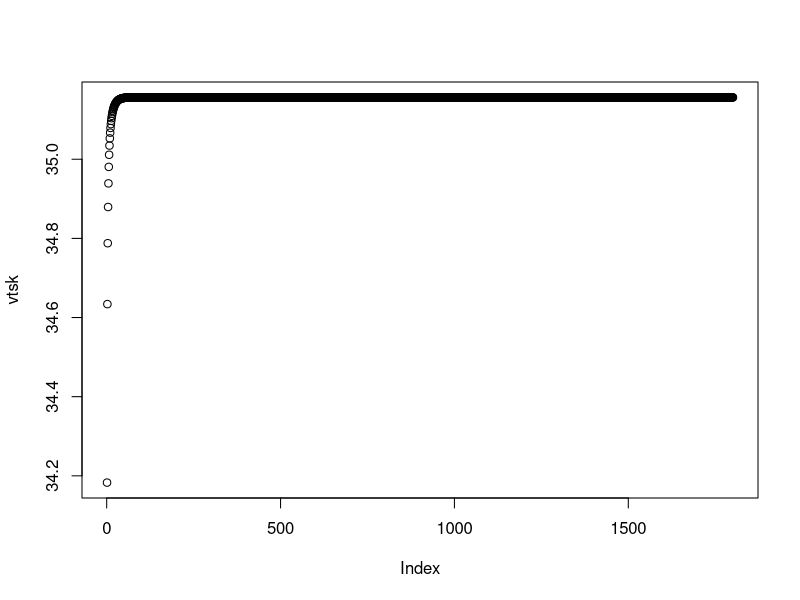

Recreate this plot in R.
svp <- function (x){    #function to convert saturation vapour pressure units
    svp = 6.11*10^((7.5*x)/(237.7+x))    #saturation vapour pressure (hpa)
    svp_m = 0.750061683 * svp             #svp in  mmhg
    return (svp_m)
}

sub <- function(){

    # Initial temperatures
    tcl = 34        # T of clothes
    tr = 58         # Tmrt
    rh = 0.6
    tcr = 36.9
    tsk = 34
    ta = 28
    ttsk = 33.7     # setpoint tsk
    ttcr = 36.8     # setpoint tcr
    ttbm = 36
    pa = 2.25       # mmHg vapour pressure
    tclold = tcl       #initialization

    # Clothing related
    chclo = 0.57    # pants + t-shirt
    facl = 1.0      # surface enlargement?

    chc = 4.0

    # Vascular
    skbf = 6.3
    skbfl = 90 # L/m2/hr

    # Sweat
    regswl = 500
    csw = 170 # g/m2/hr
    cdil = 200 #litres/(m2/h/K)
    cstr = 0.1

    # Metabolism and activity
    act = 58.2
    rm = 58.2
    me = 0.2
    wk = 0.2 * rm

    # Body metrics
    ht = 1.81
    wt = 70
    adu = 1.8
    alpha = 0.044 + 0.35/ (skbf-0.1386)

    esk = 1
    bz = 0.1

    # Time
    time = 0.0      # init
    exp_time = 30.0 # mins
    interval = 1   # seconds
    steps = exp_time*60/interval

    # Variable vectors
    vtsk = c()
    vtcr = c()

    while (time < 1.0){
        dtim = 1.0 / steps
        time = time + dtim
        print (time*steps)

        #####
        # Radiative and convective
        ####
        chr = 4*0.72*5.67*10^-8*((tcl+tr)/2+273.15)^3
        tcl = (chclo*tsk+facl*(chc*ta+chr*tr))/(chclo+facl*(chc+chr))
        while (abs(tcl-tclold) > 0.01){
            chr = 4*0.72*5.67*10^-8*((tcl+tr)/2+273.15)^3
            tcl = (chclo*tsk+facl*(chc*ta+chr*tr))/(chclo+facl*(chc+chr))
            print (tcl)
            tclold=tcl
        }
        # heat flow from clothing to environment
        dry = facl*(chc*(tcl-ta)+chr*(tcl-tr))   # R + C negative = gain
        cat("R+C:",dry,"\n")
        # dry and latent respiratory heat losses
        eres = 0.017251 * rm * (5.8662-pa)      # evaporative loss from respiration
        #eres2=0.0023*rm*(44-rh*svp(ta))  #1971 formulation
        cat("eres",eres,"\n")
        cres=0.0014 * rm * (34.0-ta) # *ata*ff  # convective loss from respiration
        cat("cres",cres,"\n")
        # heat flows to skin and core
        hfsk=(tcr-tsk)*(5.28+1.163*skbf)-dry-esk

        cat ("esk:",esk,'\n')
        cat ("tcr-tsk",tcr-tsk,'\n')
        cat ("skbf:",skbf,'\n')
        cat("hfsk:",hfsk,'\n')
        hfcr=rm-(tcr-tsk)*(5.28+1.163*skbf)-cres-eres-wk
        cat("hfcr:",hfcr,'\n')

        # thermal capacities
        tccr = 58.2*(1-alpha)*wt
        tcsk = 58.2*alpha*wt

        # temperature change in 1 min
        dtsk = (hfsk*adu)/tcsk
        cat ("dtsk:",dtsk,'\n')
        dtcr = (hfcr*adu)/tccr
        tsk = tsk+dtsk
        tcr = tcr+dtcr

        if (tsk>ttsk) {
          warms = tsk - ttsk
          colds = 0
        }
        else {
          colds = ttsk - tsk
          warms = 0
        }

        if (tcr > ttcr) {
          warmc = tcr - ttcr
          coldc = 0
        }
        else{
          coldc = ttcr - tcr
          warmc = 0
        }

        ttbm = bz * ttsk+(1-bz)*ttcr
        tbm = alpha * tsk + (1-alpha)*tcr
        if (tbm > ttbm){
          warmb = tbm - ttbm
          coldb = 0
        }
        else{
          coldb = ttbm - tbm
          warmb = 0
        }

        # temperature regulation

        dilat = cdil*warmc
        stric = cstr*colds
        skbf = (6.3+dilat)/(1+stric)
        # limits
        if (skbf < 0.5) {skbf = 0.5}
        if (skbf > skbfl) {skbf = skbfl}

        # skin-core proportion changes with blood flow
        alpha = 0.0417737+ 0.7451832/(skbf+0.58517)

        cat('warms',warms,'\n')
        #sweating regulation
        regsw = csw*warmb*exp(warms/10.7)
        if (regsw > regswl) {
          regsw = regswl
        }
        ersw = 0.68 * regsw

        #shivering
        rm = act + 19.4 * colds*coldc
        cat('rm:',rm,'\n')

        #evaporation
        lr=15.1512*(tsk+273.15)/273.15
        im = 1
        icl = 1
        rt = (1/im) * (1/(lr*facl*chc)+1/(lr*chclo*icl))

        emax = (1/rt)*(svp(tsk)-pa)

        cat('ersw:',ersw,'emax:',emax,'\n')
        prsw = ersw / emax

        pdif = (1-prsw)*0.06
        edif = pdif*emax
        esk = ersw + edif
        pwet = esk/emax

        #dripping sweat
        eveff = 1

        if (pwet >= eveff & emax >= 0){
            pwet = eveff
            prsw = (eveff-0.06)/.94
            ersw = prsw / emax
            pdif = (1-prsw)*0.06
            edif = pdif*emax
            esk = ersw + edif
        }

        if (emax < 0) {
            pdif = 0
            edif = 0
            esk = emax
            pwet = eveff
            prsw = eveff
            ersw= 0
        }
        edrip = (regsw*0.68-prsw*emax)/0.68
        if (edrip < 0) {edrip = 0}

        #vapour pressure at skin
        vpsk = pwet * svp(tsk)+(1-pwet)*pa
        # rh at skin
        rhsk = vpsk/svp(tsk)
        cat("tsk:",tsk,"\n")
        vtsk <- c(vtsk,tsk)
        vtcr <- c(vtcr,tcr)
        }
        plot(vtsk)
    }

  sub2 <- function(){

    ctc = chc + chr
    to = ta + erf / ctc
    cloe = clo - (facl - 1)/(0.155 * facl * ctc)
    fcle = 1/(1 + 0.155 * ctc * cloe)
    fpcl = 1/(1 + (0.155/icl) * chc * chloe )

    hsk = ctc * fcle * (tsk - to) + pwet * lr * chc * fpcl * (svp(tsk) - pa)

    et = tsk - hsk / (ctc * fcle)

    # approximate ET*
    while (err >= 0) {
      et = et + 0.1
      err = hsk - ctc * fcle * (tsk - et) - pwet * lr * chc * fpcl * (svp(tsk) - svp(et)/2)
    }

    # SET*
    chrs = chr
    chcs = 5.66 * (act/58.2-0.85)^0.39
    if (chcs < 3) {
      chcs = 3
    }

    rn = rm -wk
    clos = 1.3264/(rn/58.15+0.7383)-0.0953
    kclos = 0.25
    facls = 1+kclos + clos
    ctcs = chrs + chcs
    cloes = clos - (facls -1)/(0.155*facls*ctcs)
    fcles = 1/(1+0.155*ctcs*cloes)
    fpcls = 1/(1+(0.155/0.45)*chcs*cloes)

  }

  sub()
  #sub2()
